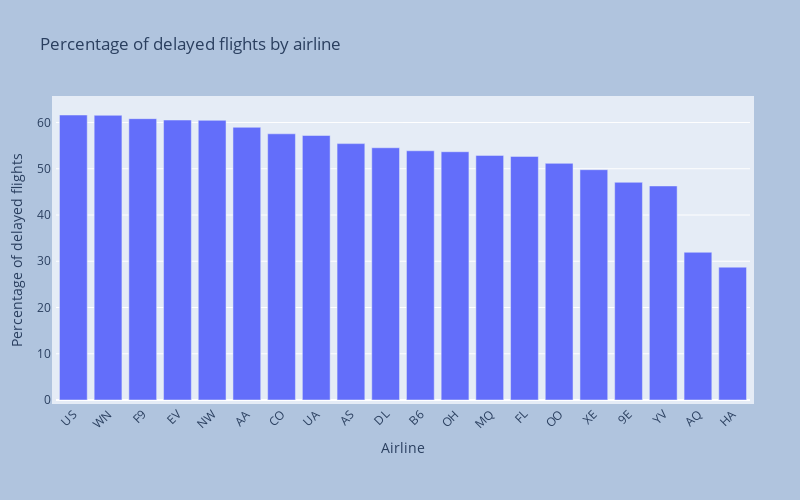

The cell this chart's notebook holds for it:
### Code cell
#Interactive plot
fig = px.bar(delay_by_carrier, x=delay_by_carrier.index, y=delay_by_carrier.values, title="Percentage of delayed flights by airline")
fig.update_layout(xaxis_tickangle=-45)
fig.update_layout(
    autosize=False,
    width=800,
    height=500,
    margin=dict(l=50, r=50, b=100, t=100, pad=4),
    paper_bgcolor="LightSteelBlue",
)
fig.update_xaxes(title_text="Airline")
fig.update_yaxes(title_text="Percentage of delayed flights")
fig.write_html("../plots/delay_by_carrier_interactive.html")
fig.show()

### Figure 1 — Plotly figure (JSON) as saved in the notebook; plotly's stock layout.template omitted (floating-point values rounded to 4 significant figures)
{"data": [{"alignmentgroup": "True", "hovertemplate": "UniqueCarrier=%{x}<br>y=%{y}<extra></extra>", "legendgroup": "", "marker": {"color": "#636efa", "pattern": {"shape": ""}}, "name": "", "offsetgroup": "", "orientation": "v", "showlegend": false, "textposition": "auto", "type": "bar", "x": ["US", "WN", "F9", "EV", "NW", "AA", "CO", "UA", "AS", "DL", "B6", "OH", "MQ", "FL", "OO", "XE", "9E", "YV", "AQ", "HA"], "xaxis": "x", "y": [61.63, 61.56, 60.84, 60.54, 60.47, 58.97, 57.56, 57.2, 55.44, 54.55, 53.89, 53.69, 52.9, 52.67, 51.17, 49.8, 47.07, 46.29, 31.94, 28.72], "yaxis": "y"}], "layout": {"autosize": false, "barmode": "relative", "height": 500, "legend": {"tracegroupgap": 0}, "margin": {"b": 100, "l": 50, "pad": 4, "r": 50, "t": 100}, "paper_bgcolor": "LightSteelBlue", "title": {"text": "Percentage of delayed flights by airline"}, "width": 800, "xaxis": {"anchor": "y", "domain": [0, 1], "tickangle": -45, "title": {"text": "Airline"}}, "yaxis": {"anchor": "x", "domain": [0, 1], "title": {"text": "Percentage of delayed flights"}}}}
